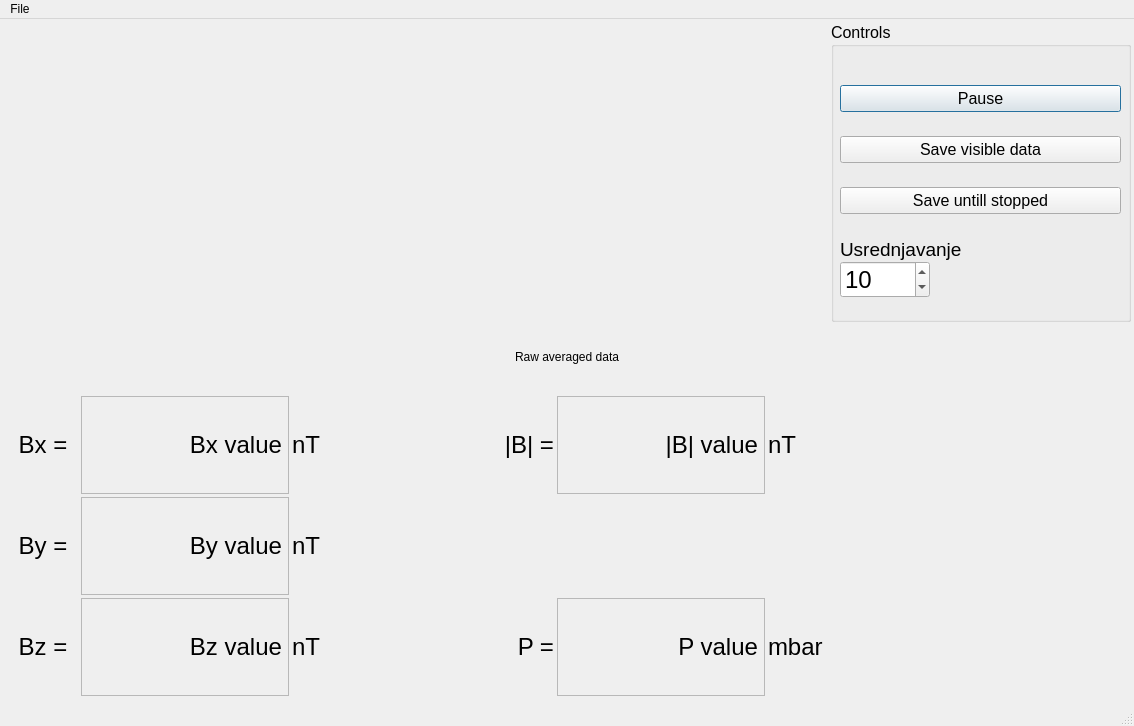
<?xml version="1.0" encoding="UTF-8"?>
<ui version="4.0">
 <class>MainWindow</class>
 <widget class="QMainWindow" name="MainWindow">
  <property name="windowModality">
   <enum>Qt::WindowModal</enum>
  </property>
  <property name="geometry">
   <rect>
    <x>0</x>
    <y>0</y>
    <width>1134</width>
    <height>726</height>
   </rect>
  </property>
  <property name="minimumSize">
   <size>
    <width>800</width>
    <height>600</height>
   </size>
  </property>
  <property name="windowTitle">
   <string>GMR Vector magnetometer</string>
  </property>
  <widget class="QWidget" name="centralwidget">
   <property name="sizePolicy">
    <sizepolicy hsizetype="Preferred" vsizetype="Preferred">
     <horstretch>1</horstretch>
     <verstretch>1</verstretch>
    </sizepolicy>
   </property>
   <property name="minimumSize">
    <size>
     <width>800</width>
     <height>600</height>
    </size>
   </property>
   <property name="autoFillBackground">
    <bool>true</bool>
   </property>
   <layout class="QVBoxLayout" name="verticalLayout">
    <property name="spacing">
     <number>3</number>
    </property>
    <property name="leftMargin">
     <number>3</number>
    </property>
    <property name="topMargin">
     <number>3</number>
    </property>
    <property name="rightMargin">
     <number>3</number>
    </property>
    <property name="bottomMargin">
     <number>3</number>
    </property>
    <item>
     <layout class="QVBoxLayout" name="verticalLayoutThe">
      <property name="spacing">
       <number>3</number>
      </property>
      <item>
       <layout class="QHBoxLayout" name="horizontalLayout">
        <property name="spacing">
         <number>0</number>
        </property>
        <item>
         <widget class="QWidget" name="BxPlotPlaceholder" native="true">
          <property name="minimumSize">
           <size>
            <width>0</width>
            <height>300</height>
           </size>
          </property>
         </widget>
        </item>
        <item>
         <widget class="QGroupBox" name="groupBoxControls">
          <property name="minimumSize">
           <size>
            <width>300</width>
            <height>0</height>
           </size>
          </property>
          <property name="maximumSize">
           <size>
            <width>300</width>
            <height>16777215</height>
           </size>
          </property>
          <property name="font">
           <font>
            <pointsize>12</pointsize>
           </font>
          </property>
          <property name="title">
           <string>Controls</string>
          </property>
          <property name="alignment">
           <set>Qt::AlignLeading|Qt::AlignLeft|Qt::AlignTop</set>
          </property>
          <property name="checkable">
           <bool>false</bool>
          </property>
          <widget class="QWidget" name="verticalLayoutWidget">
           <property name="geometry">
            <rect>
             <x>9</x>
             <y>39</y>
             <width>281</width>
             <height>261</height>
            </rect>
           </property>
           <layout class="QVBoxLayout" name="verticalLayout_GroupBoxControls" stretch="0,1,0,1,1,0,0,0,1,0,0,0">
            <property name="spacing">
             <number>0</number>
            </property>
            <property name="sizeConstraint">
             <enum>QLayout::SetNoConstraint</enum>
            </property>
            <item>
             <spacer name="verticalSpacer_4">
              <property name="orientation">
               <enum>Qt::Vertical</enum>
              </property>
              <property name="sizeHint" stdset="0">
               <size>
                <width>20</width>
                <height>40</height>
               </size>
              </property>
             </spacer>
            </item>
            <item>
             <widget class="QPushButton" name="pauseButton">
              <property name="text">
               <string>Pause</string>
              </property>
              <property name="checkable">
               <bool>true</bool>
              </property>
              <property name="default">
               <bool>true</bool>
              </property>
              <property name="flat">
               <bool>false</bool>
              </property>
             </widget>
            </item>
            <item>
             <spacer name="verticalSpacer_6">
              <property name="orientation">
               <enum>Qt::Vertical</enum>
              </property>
              <property name="sizeHint" stdset="0">
               <size>
                <width>20</width>
                <height>40</height>
               </size>
              </property>
             </spacer>
            </item>
            <item>
             <spacer name="verticalSpacer_2">
              <property name="orientation">
               <enum>Qt::Vertical</enum>
              </property>
              <property name="sizeHint" stdset="0">
               <size>
                <width>20</width>
                <height>40</height>
               </size>
              </property>
             </spacer>
            </item>
            <item>
             <widget class="QPushButton" name="SaveVisibleButton">
              <property name="text">
               <string>Save visible data</string>
              </property>
             </widget>
            </item>
            <item>
             <spacer name="verticalSpacer_5">
              <property name="orientation">
               <enum>Qt::Vertical</enum>
              </property>
              <property name="sizeHint" stdset="0">
               <size>
                <width>20</width>
                <height>40</height>
               </size>
              </property>
             </spacer>
            </item>
            <item>
             <widget class="QPushButton" name="saveButton">
              <property name="text">
               <string>Save untill stopped</string>
              </property>
              <property name="checkable">
               <bool>true</bool>
              </property>
             </widget>
            </item>
            <item>
             <spacer name="verticalSpacer_7">
              <property name="orientation">
               <enum>Qt::Vertical</enum>
              </property>
              <property name="sizeHint" stdset="0">
               <size>
                <width>20</width>
                <height>40</height>
               </size>
              </property>
             </spacer>
            </item>
            <item>
             <spacer name="verticalSpacer_3">
              <property name="orientation">
               <enum>Qt::Vertical</enum>
              </property>
              <property name="sizeHint" stdset="0">
               <size>
                <width>20</width>
                <height>40</height>
               </size>
              </property>
             </spacer>
            </item>
            <item>
             <widget class="QLabel" name="label">
              <property name="font">
               <font>
                <pointsize>14</pointsize>
               </font>
              </property>
              <property name="text">
               <string>Usrednjavanje</string>
              </property>
             </widget>
            </item>
            <item>
             <widget class="QSpinBox" name="meanSpinBox">
              <property name="minimumSize">
               <size>
                <width>70</width>
                <height>0</height>
               </size>
              </property>
              <property name="maximumSize">
               <size>
                <width>90</width>
                <height>16777215</height>
               </size>
              </property>
              <property name="font">
               <font>
                <pointsize>18</pointsize>
               </font>
              </property>
              <property name="minimum">
               <number>1</number>
              </property>
              <property name="maximum">
               <number>100</number>
              </property>
              <property name="value">
               <number>10</number>
              </property>
             </widget>
            </item>
            <item>
             <spacer name="verticalSpacer">
              <property name="orientation">
               <enum>Qt::Vertical</enum>
              </property>
              <property name="sizeHint" stdset="0">
               <size>
                <width>20</width>
                <height>40</height>
               </size>
              </property>
             </spacer>
            </item>
           </layout>
          </widget>
         </widget>
        </item>
       </layout>
      </item>
      <item>
       <widget class="QLabel" name="dataLabel">
        <property name="text">
         <string>Raw averaged data</string>
        </property>
        <property name="alignment">
         <set>Qt::AlignCenter</set>
        </property>
       </widget>
      </item>
      <item>
       <layout class="QGridLayout" name="dataGridLayout">
        <property name="sizeConstraint">
         <enum>QLayout::SetFixedSize</enum>
        </property>
        <property name="leftMargin">
         <number>5</number>
        </property>
        <property name="topMargin">
         <number>5</number>
        </property>
        <property name="rightMargin">
         <number>5</number>
        </property>
        <property name="bottomMargin">
         <number>5</number>
        </property>
        <item row="1" column="5">
         <widget class="QLabel" name="label_9">
          <property name="maximumSize">
           <size>
            <width>50</width>
            <height>16777215</height>
           </size>
          </property>
          <property name="font">
           <font>
            <pointsize>18</pointsize>
           </font>
          </property>
          <property name="text">
           <string>nT</string>
          </property>
         </widget>
        </item>
        <item row="1" column="2">
         <widget class="QLabel" name="label_2">
          <property name="maximumSize">
           <size>
            <width>50</width>
            <height>16777215</height>
           </size>
          </property>
          <property name="font">
           <font>
            <pointsize>18</pointsize>
           </font>
          </property>
          <property name="text">
           <string>nT</string>
          </property>
         </widget>
        </item>
        <item row="2" column="0">
         <widget class="QLabel" name="label_3">
          <property name="maximumSize">
           <size>
            <width>70</width>
            <height>16777215</height>
           </size>
          </property>
          <property name="font">
           <font>
            <pointsize>18</pointsize>
           </font>
          </property>
          <property name="text">
           <string>By =</string>
          </property>
          <property name="alignment">
           <set>Qt::AlignCenter</set>
          </property>
         </widget>
        </item>
        <item row="3" column="2">
         <widget class="QLabel" name="label_6">
          <property name="font">
           <font>
            <pointsize>18</pointsize>
           </font>
          </property>
          <property name="text">
           <string>nT</string>
          </property>
         </widget>
        </item>
        <item row="2" column="2">
         <widget class="QLabel" name="label_5">
          <property name="font">
           <font>
            <pointsize>18</pointsize>
           </font>
          </property>
          <property name="text">
           <string>nT</string>
          </property>
         </widget>
        </item>
        <item row="1" column="1">
         <widget class="QLabel" name="BxLabel">
          <property name="font">
           <font>
            <pointsize>18</pointsize>
           </font>
          </property>
          <property name="frameShape">
           <enum>QFrame::StyledPanel</enum>
          </property>
          <property name="text">
           <string>Bx value</string>
          </property>
          <property name="alignment">
           <set>Qt::AlignRight|Qt::AlignTrailing|Qt::AlignVCenter</set>
          </property>
         </widget>
        </item>
        <item row="3" column="0">
         <widget class="QLabel" name="label_4">
          <property name="maximumSize">
           <size>
            <width>70</width>
            <height>16777215</height>
           </size>
          </property>
          <property name="font">
           <font>
            <pointsize>18</pointsize>
           </font>
          </property>
          <property name="text">
           <string>Bz =</string>
          </property>
          <property name="alignment">
           <set>Qt::AlignCenter</set>
          </property>
         </widget>
        </item>
        <item row="3" column="1">
         <widget class="QLabel" name="BzLabel">
          <property name="font">
           <font>
            <pointsize>18</pointsize>
           </font>
          </property>
          <property name="frameShape">
           <enum>QFrame::StyledPanel</enum>
          </property>
          <property name="text">
           <string>Bz value</string>
          </property>
          <property name="alignment">
           <set>Qt::AlignRight|Qt::AlignTrailing|Qt::AlignVCenter</set>
          </property>
         </widget>
        </item>
        <item row="1" column="4">
         <widget class="QLabel" name="BtLabel">
          <property name="font">
           <font>
            <pointsize>18</pointsize>
           </font>
          </property>
          <property name="frameShape">
           <enum>QFrame::StyledPanel</enum>
          </property>
          <property name="text">
           <string>|B| value</string>
          </property>
          <property name="alignment">
           <set>Qt::AlignRight|Qt::AlignTrailing|Qt::AlignVCenter</set>
          </property>
         </widget>
        </item>
        <item row="1" column="0">
         <widget class="QLabel" name="BxlabelE">
          <property name="maximumSize">
           <size>
            <width>70</width>
            <height>16777215</height>
           </size>
          </property>
          <property name="font">
           <font>
            <pointsize>18</pointsize>
           </font>
          </property>
          <property name="text">
           <string>Bx =</string>
          </property>
          <property name="alignment">
           <set>Qt::AlignCenter</set>
          </property>
         </widget>
        </item>
        <item row="1" column="3">
         <widget class="QLabel" name="label_7">
          <property name="font">
           <font>
            <pointsize>18</pointsize>
           </font>
          </property>
          <property name="text">
           <string>|B| =</string>
          </property>
          <property name="alignment">
           <set>Qt::AlignRight|Qt::AlignTrailing|Qt::AlignVCenter</set>
          </property>
         </widget>
        </item>
        <item row="3" column="4">
         <widget class="QLabel" name="PLabel">
          <property name="font">
           <font>
            <pointsize>18</pointsize>
           </font>
          </property>
          <property name="frameShape">
           <enum>QFrame::StyledPanel</enum>
          </property>
          <property name="text">
           <string>P value</string>
          </property>
          <property name="alignment">
           <set>Qt::AlignRight|Qt::AlignTrailing|Qt::AlignVCenter</set>
          </property>
         </widget>
        </item>
        <item row="3" column="3">
         <widget class="QLabel" name="label_8">
          <property name="font">
           <font>
            <pointsize>18</pointsize>
           </font>
          </property>
          <property name="text">
           <string>P =</string>
          </property>
          <property name="alignment">
           <set>Qt::AlignRight|Qt::AlignTrailing|Qt::AlignVCenter</set>
          </property>
         </widget>
        </item>
        <item row="3" column="5">
         <widget class="QLabel" name="label_10">
          <property name="font">
           <font>
            <pointsize>18</pointsize>
           </font>
          </property>
          <property name="text">
           <string>mbar</string>
          </property>
         </widget>
        </item>
        <item row="2" column="1">
         <widget class="QLabel" name="ByLabel">
          <property name="font">
           <font>
            <pointsize>18</pointsize>
           </font>
          </property>
          <property name="frameShape">
           <enum>QFrame::StyledPanel</enum>
          </property>
          <property name="text">
           <string>By value</string>
          </property>
          <property name="alignment">
           <set>Qt::AlignRight|Qt::AlignTrailing|Qt::AlignVCenter</set>
          </property>
         </widget>
        </item>
        <item row="1" column="6" rowspan="3">
         <widget class="QWidget" name="AplaceholderWidget" native="true">
          <property name="sizePolicy">
           <sizepolicy hsizetype="Fixed" vsizetype="Fixed">
            <horstretch>0</horstretch>
            <verstretch>0</verstretch>
           </sizepolicy>
          </property>
          <property name="minimumSize">
           <size>
            <width>300</width>
            <height>300</height>
           </size>
          </property>
          <property name="maximumSize">
           <size>
            <width>300</width>
            <height>300</height>
           </size>
          </property>
         </widget>
        </item>
       </layout>
      </item>
     </layout>
    </item>
   </layout>
  </widget>
  <widget class="QMenuBar" name="menubar">
   <property name="enabled">
    <bool>true</bool>
   </property>
   <property name="geometry">
    <rect>
     <x>0</x>
     <y>0</y>
     <width>1134</width>
     <height>26</height>
    </rect>
   </property>
   <widget class="QMenu" name="menuFile">
    <property name="title">
     <string>File</string>
    </property>
    <addaction name="actionSome_function"/>
    <addaction name="separator"/>
    <addaction name="actionNice_option"/>
    <addaction name="actionMore_options"/>
   </widget>
   <addaction name="menuFile"/>
  </widget>
  <widget class="QStatusBar" name="statusbar">
   <property name="enabled">
    <bool>false</bool>
   </property>
  </widget>
  <action name="actionSome_function">
   <property name="text">
    <string>Some function</string>
   </property>
  </action>
  <action name="actionNice_option">
   <property name="text">
    <string>Nice option</string>
   </property>
  </action>
  <action name="actionMore_options">
   <property name="text">
    <string>More options</string>
   </property>
  </action>
 </widget>
 <resources/>
 <connections/>
</ui>
